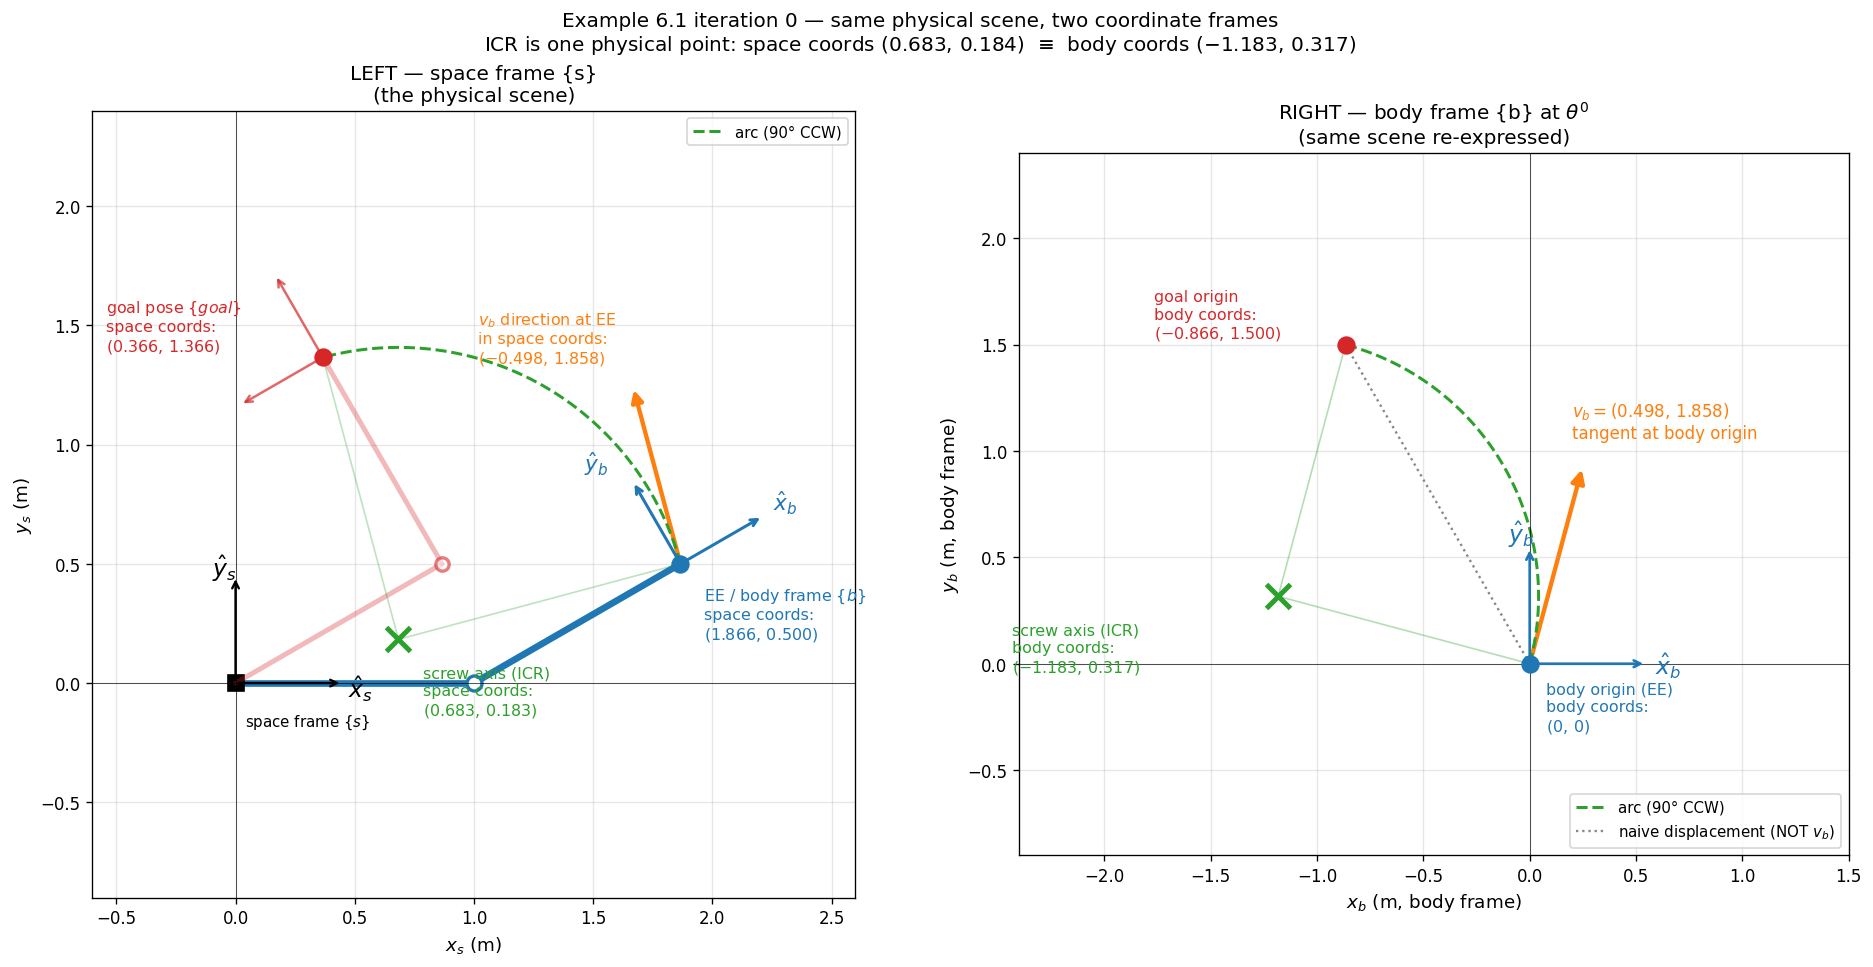

Here is the Python script that generated this plot:
"""
MR Example 6.1, iteration 0 — same physical scene in two coordinate frames.

LEFT panel: space frame {s}. Shows the actual 2R arm at theta^0=(0,30 deg),
the body frame {b} attached to the EE (rotated 30 deg from {s}), the goal
pose, the ICR (screw axis) at space coords (0.683, 0.184), the arc, and the
v_b tangent direction drawn at the EE.

RIGHT panel: body frame {b} at theta^0. Same scene, re-expressed: body
origin at (0,0), x_b-y_b axes axis-aligned, goal origin at (-0.866, 1.500),
ICR at (-1.183, 0.317), v_b = (0.498, 1.858) is now a familiar coordinate
vector.

Both panels show the SAME physical ICR point — only its coordinate
description differs.
"""

import numpy as np
import matplotlib.pyplot as plt
from matplotlib.patches import FancyArrowPatch

theta1, theta2 = 0.0, np.radians(30)
theta1_d, theta2_d = np.radians(30), np.radians(90)

joint1 = np.array([0.0, 0.0])
joint2 = np.array([np.cos(theta1), np.sin(theta1)])
ee_space = joint2 + np.array([np.cos(theta1 + theta2), np.sin(theta1 + theta2)])

body_angle = theta1 + theta2
x_b_s = np.array([np.cos(body_angle), np.sin(body_angle)])
y_b_s = np.array([-np.sin(body_angle), np.cos(body_angle)])

goal_angle = theta1_d + theta2_d
goal_joint2 = np.array([np.cos(theta1_d), np.sin(theta1_d)])
goal_ee = goal_joint2 + np.array([np.cos(goal_angle), np.sin(goal_angle)])
x_g_s = np.array([np.cos(goal_angle), np.sin(goal_angle)])
y_g_s = np.array([-np.sin(goal_angle), np.cos(goal_angle)])

omega_zb = 1.571
v_xb, v_yb = 0.498, 1.858

icr_b = np.array([-v_yb / omega_zb, v_xb / omega_zb])
icr_s = ee_space + icr_b[0] * x_b_s + icr_b[1] * y_b_s
goal_b = np.array([-0.866, 1.500])

def arc_points(center, p_start, p_end, n=80):
    r = p_start - center
    radius = np.linalg.norm(r)
    t0 = np.arctan2(r[1], r[0])
    re = p_end - center
    t1 = np.arctan2(re[1], re[0])
    if t1 < t0:
        t1 += 2 * np.pi
    ts = np.linspace(t0, t1, n)
    return center[0] + radius * np.cos(ts), center[1] + radius * np.sin(ts)

arc_x_s, arc_y_s = arc_points(icr_s, ee_space, goal_ee)
arc_x_b, arc_y_b = arc_points(icr_b, np.array([0, 0]), goal_b)

r_s = ee_space - icr_s
v_b_in_space = omega_zb * np.array([-r_s[1], r_s[0]])

r_b = np.array([0, 0]) - icr_b
v_b_tangent_body = omega_zb * np.array([-r_b[1], r_b[0]])

fig, (ax1, ax2) = plt.subplots(1, 2, figsize=(16, 8))

# ====================================================================
# LEFT — SPACE FRAME
# ====================================================================
ax = ax1
ax.annotate("", xy=(0.45, 0), xytext=(0, 0),
            arrowprops=dict(arrowstyle="->", color="black", lw=1.4))
ax.annotate("", xy=(0, 0.45), xytext=(0, 0),
            arrowprops=dict(arrowstyle="->", color="black", lw=1.4))
ax.text(0.47, -0.06, r"$\hat{x}_s$", fontsize=14, color="black")
ax.text(-0.10, 0.45, r"$\hat{y}_s$", fontsize=14, color="black")
ax.text(0.04, -0.18, "space frame $\\{s\\}$", fontsize=9, color="black")

ax.plot([joint1[0], joint2[0]], [joint1[1], joint2[1]],
        color="#1f77b4", lw=4, solid_capstyle="round")
ax.plot([joint2[0], ee_space[0]], [joint2[1], ee_space[1]],
        color="#1f77b4", lw=4, solid_capstyle="round")
ax.plot(*joint1, "s", color="black", markersize=10)
ax.plot(*joint2, "o", color="white", markeredgecolor="#1f77b4",
        markersize=9, mew=2)
ax.plot(*ee_space, "o", color="#1f77b4", markersize=10, zorder=5)

axis_len_b = 0.4
ax.annotate("", xy=ee_space + axis_len_b * x_b_s, xytext=ee_space,
            arrowprops=dict(arrowstyle="->", color="#1f77b4", lw=1.8))
ax.annotate("", xy=ee_space + axis_len_b * y_b_s, xytext=ee_space,
            arrowprops=dict(arrowstyle="->", color="#1f77b4", lw=1.8))
xb_label_pos = ee_space + (axis_len_b + 0.05) * x_b_s
yb_label_pos = ee_space + (axis_len_b + 0.05) * y_b_s
ax.text(*xb_label_pos, r"$\hat{x}_b$", fontsize=13, color="#1f77b4")
ax.text(yb_label_pos[0] - 0.18, yb_label_pos[1], r"$\hat{y}_b$",
        fontsize=13, color="#1f77b4")
ax.annotate("EE / body frame $\\{b\\}$\nspace coords:\n"
            f"$({ee_space[0]:.3f},\\,{ee_space[1]:.3f})$",
            ee_space, textcoords="offset points", xytext=(14, -45),
            fontsize=9.5, color="#1f77b4")

ax.plot([joint1[0], goal_joint2[0]], [joint1[1], goal_joint2[1]],
        color="#d62728", lw=3, alpha=0.32, solid_capstyle="round")
ax.plot([goal_joint2[0], goal_ee[0]], [goal_joint2[1], goal_ee[1]],
        color="#d62728", lw=3, alpha=0.32, solid_capstyle="round")
ax.plot(*goal_joint2, "o", color="white", markeredgecolor="#d62728",
        markersize=8, mew=2, alpha=0.6)
ax.plot(*goal_ee, "o", color="#d62728", markersize=10, zorder=5)
ax.annotate("", xy=goal_ee + axis_len_b * x_g_s, xytext=goal_ee,
            arrowprops=dict(arrowstyle="->", color="#d62728",
                            lw=1.5, alpha=0.7))
ax.annotate("", xy=goal_ee + axis_len_b * y_g_s, xytext=goal_ee,
            arrowprops=dict(arrowstyle="->", color="#d62728",
                            lw=1.5, alpha=0.7))
ax.annotate("goal pose $\\{goal\\}$\nspace coords:\n"
            f"$({goal_ee[0]:.3f},\\,{goal_ee[1]:.3f})$",
            goal_ee, textcoords="offset points", xytext=(-130, 4),
            fontsize=9.5, color="#d62728")

ax.plot(arc_x_s, arc_y_s, "--", color="#2ca02c", lw=1.8,
        label="arc (90° CCW)")
ax.plot([icr_s[0], ee_space[0]], [icr_s[1], ee_space[1]],
        color="#2ca02c", alpha=0.3, lw=1)
ax.plot([icr_s[0], goal_ee[0]], [icr_s[1], goal_ee[1]],
        color="#2ca02c", alpha=0.3, lw=1)

ax.plot(*icr_s, "x", color="#2ca02c", markersize=14, markeredgewidth=3)
ax.annotate(f"screw axis (ICR)\nspace coords:\n$({icr_s[0]:.3f},\\,{icr_s[1]:.3f})$",
            icr_s, textcoords="offset points", xytext=(15, -45),
            fontsize=9.5, color="#2ca02c")

scale = 0.4
arr = FancyArrowPatch(ee_space, ee_space + scale * v_b_in_space,
                      arrowstyle="-|>", color="#ff7f0e", lw=2.6,
                      mutation_scale=14)
ax.add_patch(arr)
ax.text(*(ee_space + scale * v_b_in_space + np.array([-0.65, 0.10])),
        f"$v_b$ direction at EE\n"
        f"in space coords:\n$({v_b_in_space[0]:.3f},\\,{v_b_in_space[1]:.3f})$",
        fontsize=9.5, color="#ff7f0e")

ax.set_xlim(-0.6, 2.6)
ax.set_ylim(-0.9, 2.4)
ax.set_aspect("equal")
ax.grid(True, alpha=0.3)
ax.axhline(0, color="black", lw=0.4)
ax.axvline(0, color="black", lw=0.4)
ax.set_xlabel(r"$x_s$ (m)", fontsize=11)
ax.set_ylabel(r"$y_s$ (m)", fontsize=11)
ax.set_title("LEFT — space frame {s}\n(the physical scene)", fontsize=12)
ax.legend(loc="upper right", fontsize=9)

# ====================================================================
# RIGHT — BODY FRAME at theta^0
# ====================================================================
ax = ax2
axis_len = 0.55
ax.annotate("", xy=(axis_len, 0), xytext=(0, 0),
            arrowprops=dict(arrowstyle="->", color="#1f77b4", lw=1.6))
ax.annotate("", xy=(0, axis_len), xytext=(0, 0),
            arrowprops=dict(arrowstyle="->", color="#1f77b4", lw=1.6))
ax.text(axis_len + 0.04, -0.05, r"$\hat{x}_b$", fontsize=14, color="#1f77b4")
ax.text(-0.10, axis_len + 0.02, r"$\hat{y}_b$", fontsize=14, color="#1f77b4")

ax.plot([icr_b[0], 0], [icr_b[1], 0], color="#2ca02c", alpha=0.35, lw=1.0)
ax.plot([icr_b[0], goal_b[0]], [icr_b[1], goal_b[1]],
        color="#2ca02c", alpha=0.35, lw=1.0)

ax.plot(arc_x_b, arc_y_b, "--", color="#2ca02c", lw=1.8,
        label="arc (90° CCW)")
ax.plot([0, goal_b[0]], [0, goal_b[1]],
        ":", color="#888", lw=1.4, label="naive displacement (NOT $v_b$)")

scale = 0.5
arr = FancyArrowPatch((0, 0), scale * v_b_tangent_body,
                      arrowstyle="-|>", color="#ff7f0e", lw=2.6,
                      mutation_scale=16)
ax.add_patch(arr)
ax.text(scale * v_b_tangent_body[0] - 0.05,
        scale * v_b_tangent_body[1] + 0.13,
        r"$v_b = (0.498,\,1.858)$" + "\ntangent at body origin",
        fontsize=10, color="#ff7f0e")

ax.plot(0, 0, "o", color="#1f77b4", markersize=10, zorder=5)
ax.annotate("body origin (EE)\nbody coords:\n$(0,\\,0)$",
            (0, 0), textcoords="offset points", xytext=(10, -40),
            fontsize=9.5, color="#1f77b4")

ax.plot(*goal_b, "o", color="#d62728", markersize=10, zorder=5)
ax.annotate(f"goal origin\nbody coords:\n$({goal_b[0]:.3f},\\,{goal_b[1]:.3f})$",
            goal_b, textcoords="offset points", xytext=(-115, 4),
            fontsize=9.5, color="#d62728")

ax.plot(*icr_b, "x", color="#2ca02c", markersize=14, markeredgewidth=3, zorder=5)
ax.annotate(f"screw axis (ICR)\nbody coords:\n$({icr_b[0]:.3f},\\,{icr_b[1]:.3f})$",
            icr_b, textcoords="offset points", xytext=(-160, -45),
            fontsize=9.5, color="#2ca02c")

ax.axhline(0, color="black", lw=0.4)
ax.axvline(0, color="black", lw=0.4)
ax.set_xlim(-2.4, 1.5)
ax.set_ylim(-0.9, 2.4)
ax.set_aspect("equal")
ax.grid(True, alpha=0.3)
ax.set_xlabel(r"$x_b$ (m, body frame)", fontsize=11)
ax.set_ylabel(r"$y_b$ (m, body frame)", fontsize=11)
ax.set_title(r"RIGHT — body frame {b} at $\theta^0$" + "\n(same scene re-expressed)",
             fontsize=12)
ax.legend(loc="lower right", fontsize=9)

fig.suptitle(
    "Example 6.1 iteration 0 — same physical scene, two coordinate frames\n"
    "ICR is one physical point: space coords $(0.683,\\,0.184)$  ≡  body coords $(-1.183,\\,0.317)$",
    fontsize=12,
)

plt.tight_layout()
plt.savefig("example-6-1-frames.png", dpi=120, bbox_inches="tight")
